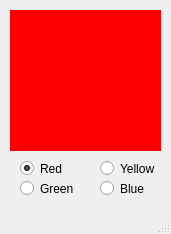
<?xml version="1.0" encoding="UTF-8"?>
<ui version="4.0">
 <class>MainWindow</class>
 <widget class="QMainWindow" name="MainWindow">
  <property name="geometry">
   <rect>
    <x>0</x>
    <y>0</y>
    <width>171</width>
    <height>234</height>
   </rect>
  </property>
  <property name="windowTitle">
   <string>Colors</string>
  </property>
  <widget class="QWidget" name="centralwidget">
   <widget class="QRadioButton" name="radioButtonRed">
    <property name="geometry">
     <rect>
      <x>20</x>
      <y>160</y>
      <width>82</width>
      <height>17</height>
     </rect>
    </property>
    <property name="text">
     <string>Red</string>
    </property>
    <property name="checked">
     <bool>true</bool>
    </property>
   </widget>
   <widget class="QRadioButton" name="radioButtonGreen">
    <property name="geometry">
     <rect>
      <x>20</x>
      <y>180</y>
      <width>82</width>
      <height>17</height>
     </rect>
    </property>
    <property name="text">
     <string>Green</string>
    </property>
   </widget>
   <widget class="QRadioButton" name="radioButtonBlue">
    <property name="geometry">
     <rect>
      <x>100</x>
      <y>180</y>
      <width>82</width>
      <height>17</height>
     </rect>
    </property>
    <property name="text">
     <string>Blue</string>
    </property>
   </widget>
   <widget class="QRadioButton" name="radioButtonYellow">
    <property name="geometry">
     <rect>
      <x>100</x>
      <y>160</y>
      <width>82</width>
      <height>17</height>
     </rect>
    </property>
    <property name="text">
     <string>Yellow</string>
    </property>
   </widget>
   <widget class="QLabel" name="labelColor">
    <property name="geometry">
     <rect>
      <x>10</x>
      <y>10</y>
      <width>151</width>
      <height>141</height>
     </rect>
    </property>
    <property name="styleSheet">
     <string notr="true">background-color:red;</string>
    </property>
    <property name="text">
     <string/>
    </property>
   </widget>
  </widget>
  <widget class="QMenuBar" name="menubar">
   <property name="geometry">
    <rect>
     <x>0</x>
     <y>0</y>
     <width>171</width>
     <height>21</height>
    </rect>
   </property>
  </widget>
  <widget class="QStatusBar" name="statusbar"/>
 </widget>
 <resources/>
 <connections/>
</ui>
